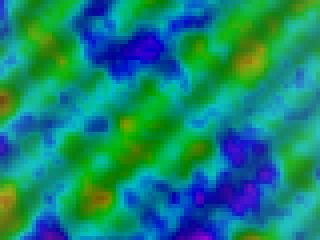
Frame 1 (no input)
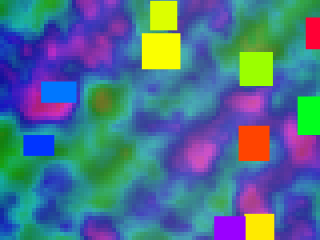
Frame 60 (no input)
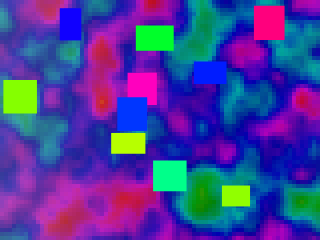
Frame 120 (the mouse pressed at the canvas centre since frame 60)

The p5.js sketch that drew these frames (run headless with seeded random() and noise() and a simulated clock; from frame 60 on, the mouse is pressed at the canvas centre):

// p5.js sketch
// ── sketch.js
let time = 0;
let noiseScale = 0.02;
let flickerIntensity = 0;

function setup() {
  createCanvas(320, 240);
  colorMode(HSB, 360, 100, 100, 1);
  noStroke();
}

function draw() {
  time += 0.05;
  flickerIntensity = (sin(time * 2) + 1) * 0.5;

  // Create a rapidly shifting background
  for (let y = 0; y < height; y += 4) {
    for (let x = 0; x < width; x += 4) {
      let nx = x * noiseScale;
      let ny = y * noiseScale;
      let noiseValue = noise(nx + time, ny + time);
      
      // Shift hue and saturation based on position and time
      let h = (noiseValue * 360 + time * 10) % 360;
      let s = 80 + sin(time * 3 + x * 0.01) * 20;
      let b = 50 + noiseValue * 30;

      // Add flicker effect
      let flicker = sin(time * 20 + x * 0.1 + y * 0.1) * 20 * flickerIntensity;
      
      fill(h, s, b + flicker);
      
      // Draw a small rectangle with slight randomness to simulate instability
      rect(x, y, 4, 4);
    }
  }

  // Add some glitch-like distortions
  if (frameCount % 5 === 0) {
    let glitchAmount = 10 * flickerIntensity;
    for (let i = 0; i < 10; i++) {
      let x = random(width);
      let y = random(height);
      let w = random(20, 40);
      let h = random(20, 40);
      fill(random(360), 100, 100);
      rect(x, y, w, h);
    }
  }

  // Simulate screen instability by shifting the canvas
  if (frameCount % 10 === 0) {
    translate(sin(time * 5) * 2, cos(time * 3) * 2);
  }
}
